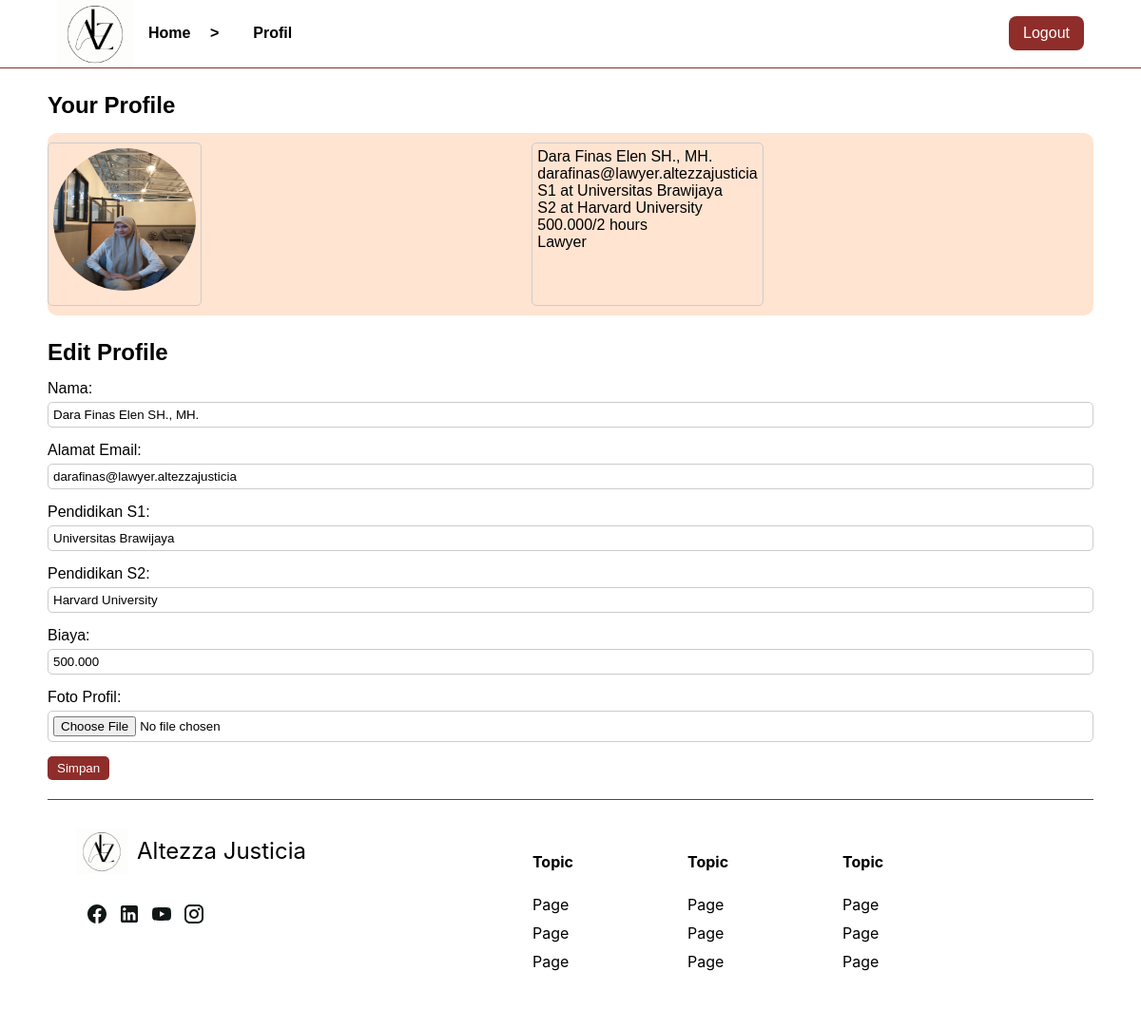
/profil_lawyer.php?id=1, run on the app's committed database.
### tables this page shows
CREATE TABLE `lawyer` (
  `id_lawyer` int(20) NOT NULL,
  `username` varchar(100) NOT NULL,
  `email` varchar(50) NOT NULL,
  `password` varchar(20) NOT NULL,
  `biaya` varchar(50) NOT NULL,
  `S1` varchar(100) NOT NULL,
  `S2` varchar(100) NOT NULL,
  `foto` varchar(255) NOT NULL
);

### profil_lawyer.php (the view, shortened to what this page needs)
<?php
require ('connect.php');
if (isset($_GET['id'])) {
    $id_lawyer = intval($_GET['id']);
} else if (isset($_SESSION['id_lawyer'])) {
    $id_lawyer = intval($_SESSION['id_lawyer']);
} else {
    header("Location: Login.html");
    exit();
}
$username = "";
$email = "";
$S1 = "";
$S2 = "";
$biaya = "";
$foto = "";
$query_sql = "SELECT username, email, S1, S2, biaya, foto FROM lawyer WHERE id_lawyer = ?";
if ($stmt = $conn->prepare($query_sql)) {
    $stmt->bind_param("i", $id_lawyer);
    $stmt->execute();
    $result = $stmt->get_result();
    if ($result && $result->num_rows > 0) {
        $row = $result->fetch_assoc();
        $username = $row['username'];
        $email = $row['email'];
        $S1 = $row['S1'];
        $S2 = $row['S2'];
        $biaya = $row['biaya'];
        $foto = $row['foto'];
    } else {
        echo "Data pengguna tidak ditemukan.";
        exit();
    }
} else {
    echo "Error preparing the statement: " . $conn->error;
    exit();
}
?>
<!DOCTYPE html>
<html lang="en">
<head>
    <link rel="stylesheet" href="profil.css">
</head>
<body>
    <nav>
        <div class="wrapper">
            <div class="logo"><a href=""><img src="Assets/logo altezza 2.png"></a></div>
            <div class="menu">
                <ul>
                    <li><a href="homeLog_lawyer.php">Home</a> <b> > </b> </li>
                    <li><a href="profil_lawyer.php">Profil</a></li>
                </ul>
            </div>
            <div class="logout">
                <a href="index.html" class="keluar">Logout</a>
            </div>
        </div>
    </nav>
    <div class="wrapper">
        <section id="YourProfile">
            <h1>Your Profile</h1>
            <div class="kotak">
                <form method="POST" action="" enctype="multipart/form-data">
                    <div class="fotoPro">
                        <img id="profile-pic" class="profile-pic"
                            src="Uploads/<?php echo htmlspecialchars($foto ?: 'default.jpg'); ?>" alt="Foto Profil">
                    </div>
                </form>
                <div class="data">
                    <p><?php echo htmlspecialchars($username); ?></p>
                    <p><?php echo htmlspecialchars($email); ?></p>
                    <p>S1 at <?php echo htmlspecialchars($S1); ?></p>
                    <p>S2 at <?php echo htmlspecialchars($S2); ?></p>
                    <p><?php echo htmlspecialchars($biaya); ?>/2 hours</p>
                    <p>Lawyer</p>
                </div>
            </div>
            <h1>Edit Profile</h1>
            <form method="POST" action="" enctype="multipart/form-data">
                <div class="profile-info">
                    <div class="form-group">
                        <label for="nama">Nama:</label>
                        <input type="text" id="nama" name="username" class="form-control"
                            value="<?php echo htmlspecialchars($username); ?>" required>
                    </div>
                    <div class="form-group">
                        <label for="email">Alamat Email:</label>
                        <input type="email" id="email" name="email" class="form-control"
                            value="<?php echo htmlspecialchars($email); ?>" required>
                    </div>
                    <div class="form-group">
                        <label for="S1">Pendidikan S1:</label>
                        <input type="text" id="S1" name="S1" class="form-control"
                            value="<?php echo htmlspecialchars($S1); ?>" required>
                    </div>
                    <div class="form-group">
                        <label for="S2">Pendidikan S2:</label>
                        <input type="text" id="S2" name="S2" class="form-control"
                            value="<?php echo htmlspecialchars($S2); ?>" required>
                    </div>
                    <div class="form-group">
                        <label for="biaya">Biaya:</label>
                        <input type="text" id="biaya" name="biaya" class="form-control"
                            value="<?php echo htmlspecialchars($biaya); ?>" required>
                    </div>
                    <div class="form-group">
                        <label for="foto">Foto Profil:</label>
                        <input type="file" id="file-input" class="form-control" name="foto" accept="image/*">
                    </div>
                    <button type="submit" id="simpan-perubahan" class="btn btn-primary">Simpan</button>
                </div>
            </form>
        </section>
        <div class="footer">
            <div class="footer-section-logo">
                <div class="logo-footer"><a href=""><img src="Assets/logo altezza 2.png">Altezza Justicia</a></div>
                <div class="iconMedsos">
                    <ul>
                        <li><img src="Assets/IconFb.svg" alt=""></li>
                        <li><img src="Assets/Iconlinkdin.svg" alt=""></li>
                        <li><img src="Assets/IconYtb.svg" alt=""></li>
                        <li><img src="Assets/IconInstg.svg" alt=""></li>
                    </ul>
                </div>
            </div>
            <div class="footer-section-menu">
                <div class="item">
                    <h4>Topic</h4>
                    <div class="topic">
                        <ul>
                            <li><a href="">Page</a></li>
                            <li><a href="">Page</a></li>
                            <li><a href="">Page</a></li>
                        </ul>
                    </div>
                </div>
                <div class="item">
                    <h4>Topic</h4>
                    <div class="topic">
                        <ul>
                            <li><a href="">Page</a></li>
                            <li><a href="">Page</a></li>
                            <li><a href="">Page</a></li>
                        </ul>
                    </div>
                </div>
                <div class="item">
                    <h4>Topic</h4>
                    <div class="topic">
                        <ul>
                            <li><a href="">Page</a></li>
                            <li><a href="">Page</a></li>
                            <li><a href="">Page</a></li>
                        </ul>
                    </div>
                </div>
            </div>
        </div>
    </div>
</body>
</html>

### profil.css (style rules this page uses)
* { text-decoration: none; margin: 0; padding: 0; box-sizing: border-box; }
body { margin: 0px; padding: 0px; font-family: sans-serif; }
nav { width: 100%; margin: auto; display: flex; line-height: 10px; align-items: center; justify-content: center; position: sticky; top: 0; background: #FFFFFF; z-index: 1; border-bottom: 1px solid #8F2D2A; margin-bottom: 20px; }
nav .wrapper { width: 100%; max-width: 1100px; margin: auto; display: flex; align-items: center; position: relative; padding: 0 10px; }
.wrapper { width: 1100px; margin: auto; position: relative; }
.logo img { width: 80px; height: auto; }
nav ul { display: flex; list-style-type: none; margin: 0; padding: 0; }
nav ul li { margin-right: 20px; }
nav ul li a { color: black; font-weight: bold; text-align: center; padding: 0px 16px 0px 16px; text-decoration: none; }
.logout { display: flex; align-items: center; margin-left: auto; }
.keluar { background: #8F2D2A; border-radius: 8px; padding: 10px 15px 10px 15px; color: #FFFFFF; font-size: 16px; font-style: normal; font-weight: 500; line-height: 100%; cursor: pointer; }
h1 { padding: 5px 0; margin-bottom: 10px; }
.kotak { padding-top: 10px; padding-bottom: 10px; width: 100%; position: relative; display: flex; flex-wrap: wrap; justify-content: space-around; background-color: #FFE4D1; border-radius: 10px; margin-bottom: 20px; }
.fotoPro { display: flex; flex-direction: column; align-items: center; padding: 5px; border: 1px solid #ccc; border-radius: 5px; }
.profile-pic { width: 150px; height: 150px; border-radius: 50%; background-color: #FFE4D1; background-image: url('https://i.pinimg.com/736x/0d/64/98/0d64989794b1a4c9d89bff571d3d5842.jpg'); background-size: cover; background-position: center; display: block; margin-bottom: 10px; }
.data { display: flex; flex-direction: column; align-items: flex-start; padding: 5px; border: 1px solid #ccc; border-radius: 5px; margin: 0 auto; }
.form-group { margin-bottom: 15px; }
.form-control { margin-top: 5px; width: 100%; padding: 5px; border: 1px solid #ccc; border-radius: 5px; }
.btn { padding: 5px 10px; background-color: #8F2D2A; color: #fff; border: none; border-radius: 5px; cursor: pointer; margin-bottom: 20px; }
.footer { width: 100%; position: relative; display: flex; flex-wrap: wrap; margin-top: 20px; border-top: 1px solid #8F2D2A; margin: 0; padding: 30px; }
.logo-footer img { width: 20%; height: auto; display: flex; }
.logo-footer a { display: flex; font-family: Inter; font-size: 24px; font-weight: 400; color: black; font-style: normal; line-height: 150%; align-items: center; }
.logo-footer { display: flex; align-items: center; }
.iconMedsos { padding: 30px 0px 30px 10px; display: flex; }
.footer-section-logo ul { list-style-type: none; margin: 0; padding: 20; overflow: hidden; display: flex; }
.footer-section-logo img { padding-right: 10px; }
.footer-section-menu { padding: 15px 20px 15px 100px; display: flex; }
.topic ul { list-style-type: none; margin: 0; padding: 10px; }
.topic ul li a { text-decoration: none; color: black; font-family: Inter; font-size: 16px; padding: 5px 0px; display: block; }
.item { flex-wrap: wrap; flex-direction: row; padding: 0 50px; }
.item h4 { padding: 10px; font-family: Inter; font-size: 16px; }

### data on the page
lawyer: foto (picture), username "Dara Finas Elen SH., MH.", email "darafinas@lawyer.altezzajusticia", S1 "Universitas Brawijaya", S2 "Harvard University", biaya "500.000"
